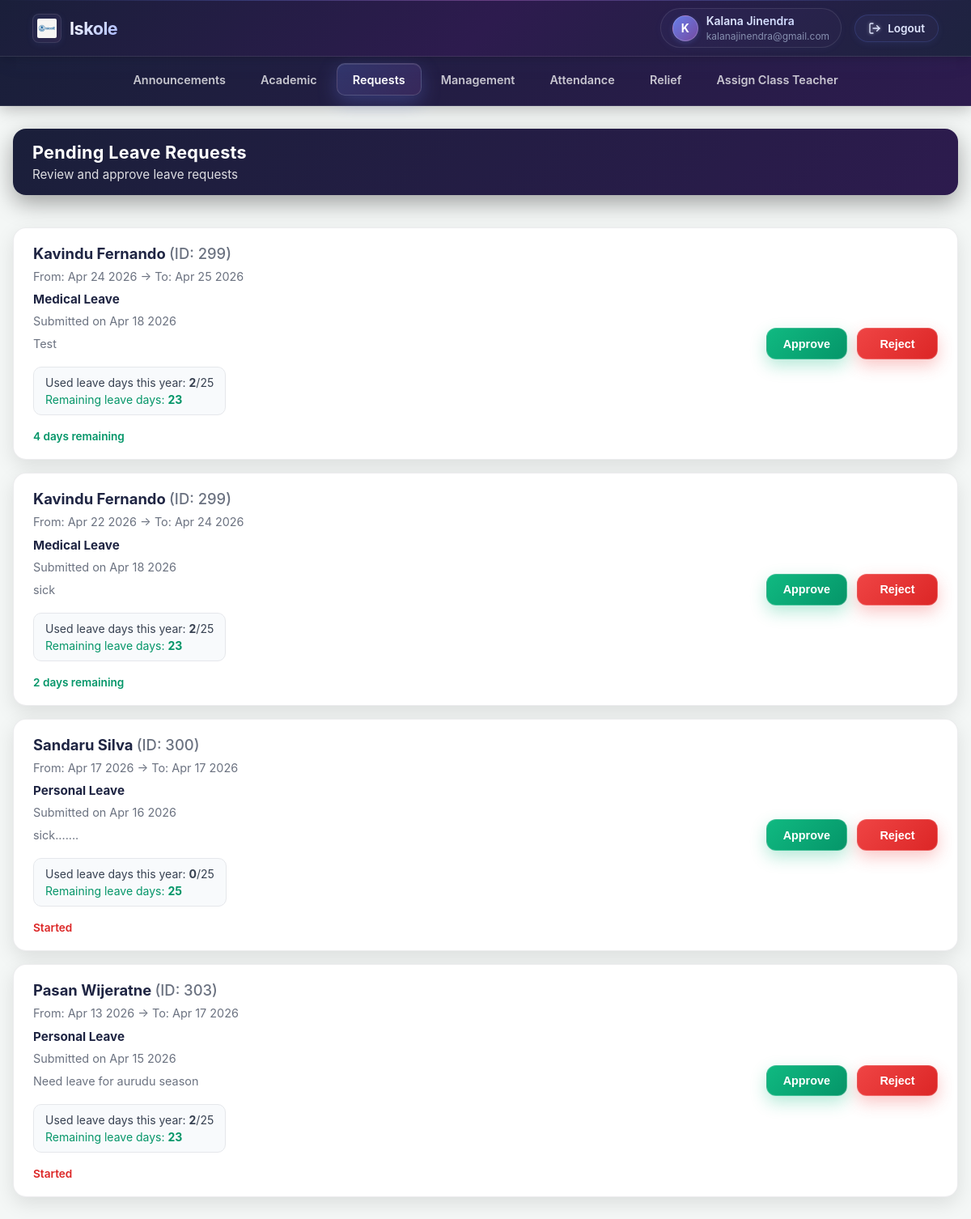
/index.php?url=mp&tab=Requests (signed in), run on the app's committed database.
### tables this page shows
CREATE TABLE `leaveRequests` (
  `id` int(11) NOT NULL,
  `teacherUserID` int(11) NOT NULL,
  `dateFrom` date NOT NULL,
  `dateTo` date NOT NULL,
  `leaveType` varchar(50) NOT NULL,
  `reason` text DEFAULT NULL,
  `status` enum('pending','approved','rejected') NOT NULL DEFAULT 'pending',
  `managerUserID` int(11) DEFAULT NULL,
  `managerComment` text DEFAULT NULL,
  `decidedAt` datetime DEFAULT NULL,
  `createdAt` datetime NOT NULL DEFAULT current_timestamp(),
  `updatedAt` datetime NOT NULL DEFAULT current_timestamp() ON UPDATE current_timestamp()
);

### app/Core/Controller.php (called while the page is built, shortened)
<?php
class Controller
{
    protected function view($view, $data = [])
    {
        extract($data);
        require_once "../app/Views/$view.php";
    }
    protected function model($model)
    {
        return new $model();
    }
}

### app/Controllers/MpController.php (called while the page is built, shortened)
<?php
class Mpcontroller extends UserController
{
    public function index()
    {
        $tab = $_GET['tab'] ?? 'Announcements';
        $data = [
            'tab' => $tab
        ];
        if ($tab === 'Requests') {
            $leaveModel = $this->model('LeaveRequestModel');
            $data['pendingLeaves'] = $leaveModel->getPending();
        }
        $this->view('mp/index', $data);
    }
}

### app/Core/App.php (called while the page is built, shortened)
<?php
class App
{
    protected $method = 'index';
    public function __construct()
    {
        $url = $this->parseUrl();
        if ($url && isset($url[0]) && $url[0] !== '') {
            $segment0 = $url[0];
            $rootControllerFile = __DIR__ . '/../Controllers/' . ucfirst($segment0) . 'Controller.php';
            $folderControllerFile = __DIR__ . '/../Controllers/' . $segment0 . '/' . ucfirst($segment0) . 'Controller.php';
            if (file_exists($rootControllerFile)) {
                unset($url[0]);
            } elseif (file_exists($folderControllerFile)) {
                $this->controller = ucfirst($segment0) . 'Controller';
                $controllerPath = $folderControllerFile;
                unset($url[0]);
            } else {
                header('Location: /login');
                exit;
            }
        } else {
            header('Location: /login');
            exit;
        }
        $this->controller = new $this->controller;
        $this->params = $url ? array_values($url) : [];
        call_user_func_array([$this->controller, $this->method], $this->params);
    }
    private function parseUrl()
    {
        if (isset($_GET['url']) && !empty($_GET['url'])) {
            return explode('/', filter_var(rtrim($_GET['url'], '/'), FILTER_SANITIZE_URL));
        }
        return [];
    }
}

### public/index.php (called while the page is built, shortened)
<?php
$app = new App();

### app/Model/LeaveRequestModel.php (called while the page is built, shortened)
<?php
require_once __DIR__ . '/../Core/Database.php';
class LeaveRequestModel
{
    private PDO $pdo;
    private int $annualLeaveLimit = 25;
    public function __construct()
    {
        $this->pdo = Database::getInstance();
    }
    public function getPending(int $limit = 50): array
    {
        $sql = "SELECT
                    lr.*,
                    lr.teacherUserID AS teacher_id,
                    CONCAT(un.firstName, ' ', un.lastName) AS teacher_name,
                    COALESCE((
                        SELECT COUNT(*)
                        FROM teacherAttendance ta2
                        JOIN teachers t2 ON t2.teacherID = ta2.teacherID
                        WHERE t2.userID = lr.teacherUserID
                          AND LOWER(ta2.status) = 'absent'
                          AND YEAR(ta2.attendance_date) = YEAR(CURDATE())
                    ), 0) AS used_leave_days,
                    GREATEST(
                        :annualLimit - COALESCE((
                            SELECT COUNT(*)
                            FROM teacherAttendance ta3
                            JOIN teachers t3 ON t3.teacherID = ta3.teacherID
                            WHERE t3.userID = lr.teacherUserID
                              AND LOWER(ta3.status) = 'absent'
                              AND YEAR(ta3.attendance_date) = YEAR(CURDATE())
                        ), 0),
                        0
                    ) AS remaining_leave_days
                FROM leaveRequests lr
                JOIN userName un ON un.userID = lr.teacherUserID
                WHERE lr.status = 'pending'
                ORDER BY lr.createdAt DESC, lr.id DESC
                LIMIT :lim";
        $stmt = $this->pdo->prepare($sql);
        $stmt->bindValue(':annualLimit', $this->annualLeaveLimit, PDO::PARAM_INT);
        $stmt->bindValue(':lim', $limit, PDO::PARAM_INT);
        $stmt->execute();
        return $stmt->fetchAll(PDO::FETCH_ASSOC);
    }
}

### app/Core/Database.php (called while the page is built, shortened)
<?php
class Database
{
    private static $instance = null;
    private function __construct()
    {
        $this->host = getenv('MYSQL_HOST') ?: 'db';
        $this->port = getenv('MYSQL_PORT') ?: '3306';
        $this->dbname = getenv('MYSQL_DB') ?: 'iskole';
        $this->username = getenv('MYSQL_USER') ?: 'root';
        $this->password = getenv('MYSQL_PASSWORD') ?: 'root';
        $charset = 'utf8mb4';
        $dsn = "mysql:host={$this->host};port={$this->port};dbname={$this->dbname};charset={$charset}";
        $options = [
            PDO::ATTR_ERRMODE => PDO::ERRMODE_EXCEPTION,
            PDO::ATTR_DEFAULT_FETCH_MODE => PDO::FETCH_ASSOC,
            PDO::ATTR_PERSISTENT => false,
        ];
        try {
            $this->pdo = new PDO($dsn, $this->username, $this->password, $options);
        } catch (PDOException $e) {
            throw new Exception("Database connection failed: " . $e->getMessage());
        }
    }
    public static function getInstance()
    {
        if (self::$instance === null) {
            self::$instance = new Database();
        }
        return self::$instance->pdo;
    }
}

### app/Views/templates/requests.php (the view, shortened to what this page needs)
<link rel="stylesheet" href="/css/request/request.css">
<?php
$list = isset($pendingLeaves) && is_array($pendingLeaves) ? $pendingLeaves : [];
?>
<div class="box">
    <div class="container info-box-large">
        <div class="heading-section">
            <span class="heading-text">Pending Leave Requests</span>
            <span class="sub-heding-text">Review and approve leave requests</span>
        </div>
        <?php if (empty($list)): ?>
            <div class="request-empty-state" role="status" aria-live="polite">
                <div class="request-empty-icon" aria-hidden="true">📭</div>
                <h3 class="request-empty-title">No pending leave requests</h3>
                <p class="request-empty-description">All leave requests have been reviewed. New requests will appear here automatically.</p>
            </div>
        <?php else: ?>
            <?php foreach ($list as $req): ?>
                <?php
                $requestedDate = !empty($req['createdAt']) ? date('M d Y', strtotime($req['createdAt'])) : '';
                $from = !empty($req['dateFrom']) ? date('M d Y', strtotime($req['dateFrom'])) : '';
                $to   = !empty($req['dateTo']) ? date('M d Y', strtotime($req['dateTo'])) : '';
                $remainLabel = '';
                if (!empty($req['dateFrom'])) {
                    $today = new DateTime();
                    $start = new DateTime($req['dateFrom']);
                    $diffDays = (int)$today->diff($start)->format('%r%a');
                    if ($diffDays > 0) {
                        $remainLabel = $diffDays . " days remaining";
                        $labelClass = "label label-green";
                    } elseif ($diffDays === 0) {
                        $remainLabel = "Starts today";
                        $labelClass = "label label-green";
                    } else {
                        $remainLabel = "Started";
                        $labelClass = "label label-red";
                    }
                } else {
                    $labelClass = "label label-green";
                }
                $usedLeaveDays = isset($req['used_leave_days']) ? (int)$req['used_leave_days'] : 0;
                $remainingLeaveDays = isset($req['remaining_leave_days']) ? (int)$req['remaining_leave_days'] : 25;
                ?>
                <div class="info-box border-container">
                    <div class="left">
                        <span class="heading-name">
                            <?= htmlspecialchars($req['teacher_name'] ?? 'Unknown') ?>
                            <span style="font-weight:500; color:#6b7280;">
                                (ID: <?= htmlspecialchars($req['teacher_id'] ?? $req['teacherUserID'] ?? '') ?>)
                            </span>
                        </span>
                        <span class="sub-heading">From: <?= htmlspecialchars($from) ?> → To: <?= htmlspecialchars($to) ?></span>
                        <span class="sub-heading-bolt"><?= ucfirst(htmlspecialchars($req['leaveType'] ?? '')) ?> Leave</span>
                        <span class="sub-heading">Submitted on <?= htmlspecialchars($requestedDate) ?></span>
                        <?php if (!empty($req['reason'])): ?>
                            <span class="sub-heading"><?= htmlspecialchars($req['reason']) ?></span>
                        <?php endif; ?>
                        <div style="margin-top:10px; padding:10px 14px; background:#f8fafc; border:1px solid #e5e7eb; border-radius:10px; width:fit-content;">
                            <div style="font-size:14px; color:#374151; margin-bottom:4px;">
                                Used leave days this year: <strong><?= $usedLeaveDays ?></strong>/25
                            </div>
                            <div style="font-size:14px; color:#059669;">
                                Remaining leave days: <strong><?= $remainingLeaveDays ?></strong>
                            </div>
                        </div>
                        <?php if (!empty($remainLabel)): ?>
                            <label class="<?= $labelClass ?>" style="margin-top:10px; display:inline-block;">
                                <?= htmlspecialchars($remainLabel) ?>
                            </label>
                        <?php endif; ?>
                    </div>
                    <div class="right two-com">
                        <form action="/index.php?url=leave/decide" method="post" style="display:inline;">
                            <button class="btn btn-green" type="submit"
                                onclick="return confirm('Approve this leave request?');">
                                Approve
                            </button>
                        </form>
                        <form action="/index.php?url=leave/decide" method="post" style="display:inline;">
                            <button class="btn btn-red" type="submit"
                                onclick="return confirm('Reject this leave request?');">
                                Reject
                            </button>
                        </form>
                    </div>
                </div>
            <?php endforeach; ?>
        <?php endif; ?>
    </div>
</div>

### public/css/variables.css (style rules this page uses)
:root { --primary-color: #4a90e2; --text-color: #333; --card-bg: #fff; --bg-color: #f4f7f6; --shadow-light: 0 4px 12px rgba(0, 0, 0, 0.1); --border-radius: 12px; }

### public/css/report/report.css (style rules this page uses)
:root { --blur-bg: rgba(255, 255, 255, 0.7); --text: #1f2543; --muted: #6b7280; --primary: #667eea; --primary-2: #764ba2; --ring: rgba(102, 126, 234, 0.45); --card: #ffffff; --border: rgba(17, 24, 39, 0.08); }

### public/css/header/header.css (style rules this page uses)
body { margin: 0; padding: 0; background: #f4f7f6; font-family: "Inter", "Segoe UI", -apple-system, BlinkMacSystemFont, sans-serif; min-height: 100vh; }

### public/css/request/request.css (style rules this page uses)
:root { --blur-bg: rgba(255, 255, 255, 0.7); --text: #1f2543; --muted: #6b7280; --primary: #667eea; --primary-2: #764ba2; --ring: rgba(102, 126, 234, 0.45); --card: #ffffff; --border: rgba(17, 24, 39, 0.08); --success-light: #10b981; --success-dark: #059669; --danger-light: #ef4444; --danger-dark: #dc2626; }
* { box-sizing: border-box; }
.box { max-width: 1400px; margin: 1.25rem auto; padding: 0.5rem 1rem 2rem; }
.heading-section { display: flex; flex-direction: column; gap: 0.3rem; padding: 1rem 1.5rem; border-radius: 16px; background: linear-gradient(135deg, #1a1f3a 0%, #2d1b4e 100%); color: #fff; box-shadow: 0 10px 28px rgba(0, 0, 0, 0.35); margin-bottom: 1.5rem; }
.heading-text { margin: 0; font-size: 1.35rem; font-weight: 700; color: #ffffff; letter-spacing: 0.3px; }
.sub-heding-text { margin: 0; color: rgba(255, 255, 255, 0.85); font-size: 0.95rem; font-weight: 400; }
.container.info-box-large { display: flex; flex-direction: column; gap: 1rem; }
.info-box { display: flex; align-items: center; justify-content: space-between; gap: 1.5rem; padding: 1.25rem 1.5rem; background: var(--card); border-radius: 16px; box-shadow: 0 8px 24px rgba(0, 0, 0, 0.1); transition: all 0.3s cubic-bezier(0.4, 0, 0.2, 1); border: 1px solid var(--border); }
.border-container { position: relative; overflow: hidden; }
.border-container::before { content: ""; position: absolute; left: 0; top: 0; bottom: 0; width: 4px; background: linear-gradient(135deg, var(--primary), var(--primary-2)); opacity: 0; transition: opacity 0.3s ease; }
.left { flex: 1; display: flex; flex-direction: column; gap: 0.5rem; }
.heading-name { font-size: 1.15rem; font-weight: 700; color: var(--text); margin: 0; }
.sub-heading { font-size: 0.9rem; color: var(--muted); margin: 0; line-height: 1.4; }
.sub-heading-bolt { font-size: 0.95rem; font-weight: 700; color: var(--text); margin: 0; }
.label { display: inline-block; font-size: 0.85rem; font-weight: 600; margin-top: 0.25rem; }
.label-green { color: #059669; }
.label-red { color: #dc2626; }
.right { display: flex; gap: 0.75rem; align-items: center; }
.right.two-com { flex-shrink: 0; }
.btn { appearance: none; border: none; padding: 0.65rem 1.25rem; border-radius: 12px; font-weight: 700; font-size: 0.9rem; cursor: pointer; transition: all 0.25s cubic-bezier(0.4, 0, 0.2, 1); position: relative; overflow: hidden; min-width: 100px; text-align: center; }
.btn::before { content: ""; position: absolute; top: 50%; left: 50%; width: 0; height: 0; border-radius: 50%; background: rgba(255, 255, 255, 0.3); transform: translate(-50%, -50%); transition: width 0.4s ease, height 0.4s ease; }
.btn-green { background: linear-gradient( 135deg, var(--success-light), var(--success-dark) ); color: #ffffff; box-shadow: 0 8px 20px rgba(16, 185, 129, 0.3); border: 1px solid rgba(255, 255, 255, 0.2); }
.btn-red { background: linear-gradient(135deg, var(--danger-light), var(--danger-dark)); color: #ffffff; box-shadow: 0 8px 20px rgba(239, 68, 68, 0.3); border: 1px solid rgba(255, 255, 255, 0.2); }
.info-box { animation: slideUp 0.4s ease-out backwards; }
.info-box:nth-child(2) { animation-delay: 0.2s; }
.info-box:nth-child(3) { animation-delay: 0.3s; }
.info-box:nth-child(4) { animation-delay: 0.4s; }
.info-box:nth-child(5) { animation-delay: 0.5s; }

### data on the page
leaverequests: teacher_name "Kavindu Fernando", teacherUserID "299", dateFrom "Apr 24 2026", dateTo "Apr 25 2026", leaveType "Medical", createdAt "Apr 18 2026", reason "Test", usedLeaveDays "2", remainingLeaveDays "23", dateFrom "4 days remaining"
leaverequests: teacher_name "Kavindu Fernando", teacherUserID "299", dateFrom "Apr 22 2026", dateTo "Apr 24 2026", leaveType "Medical", createdAt "Apr 18 2026", reason "sick", usedLeaveDays "2", remainingLeaveDays "23", dateFrom "2 days remaining"
leaverequests: teacher_name "Sandaru Silva", teacherUserID "300", dateFrom "Apr 17 2026", dateTo "Apr 17 2026", leaveType "Personal", createdAt "Apr 16 2026", reason "sick.......", usedLeaveDays "0", remainingLeaveDays "25", dateFrom "Started"
leaverequests: teacher_name "Pasan Wijeratne", teacherUserID "303", dateFrom "Apr 13 2026", dateTo "Apr 17 2026", leaveType "Personal", createdAt "Apr 15 2026", reason "Need leave for aurudu season", usedLeaveDays "2", remainingLeaveDays "23", dateFrom "Started"

### other printed values
substr($name, 0, 1) "K"
$_SESSION['name'] "Kalana Jinendra"
$_SESSION['user_email'] "kalanajinendra@gmail.com"
$label "Announcements"
$label "Academic"
$label "Requests"
$label "Management"
$label "Attendance"
$label "Relief"
$label "Assign Class Teacher"
